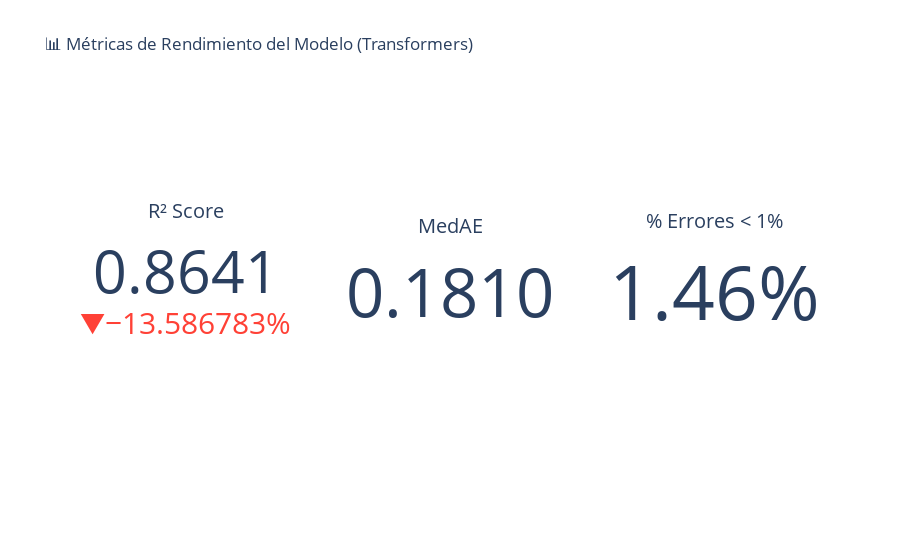

Source (notebook cell):
### Code cell
fig = go.Figure()

# R²
fig.add_trace(go.Indicator(
    mode = "number+delta",
    value = r2,
    delta = {"reference": 1, "relative": True},
    title = {"text": "R² Score"},
    number = {'valueformat': '.4f'},
    domain = {'row': 0, 'column': 0}
))

# MedAE
fig.add_trace(go.Indicator(
    mode = "number",
    value = medae,
    title = {"text": "MedAE"},
    number = {'valueformat': '.4f'},
    domain = {'row': 0, 'column': 1}
))

# % errores < 1%
porcentaje_errores = np.mean(np.abs(errors_b) < 0.01) * 100
fig.add_trace(go.Indicator(
    mode = "number",
    value = porcentaje_errores,
    title = {"text": "% Errores < 1%"},
    number = {'suffix': '%', 'valueformat': '.2f'},
    domain = {'row': 0, 'column': 2}
))

fig.update_layout(
    grid = {'rows': 1, 'columns': 3, 'pattern': "independent"},
    title_text = "📊 Métricas de Rendimiento del Modelo (Transformers)",
    template="plotly_white"
)

fig.show()

### Figure 1 — Plotly figure (JSON) as saved in the notebook; plotly's stock layout.template omitted (floating-point values rounded to 4 significant figures)
{"data": [{"delta": {"reference": 1, "relative": true}, "domain": {"column": 0, "row": 0}, "mode": "number+delta", "number": {"valueformat": ".4f"}, "title": {"text": "R² Score"}, "type": "indicator", "value": 0.8641}, {"domain": {"column": 1, "row": 0}, "mode": "number", "number": {"valueformat": ".4f"}, "title": {"text": "MedAE"}, "type": "indicator", "value": 0.181}, {"domain": {"column": 2, "row": 0}, "mode": "number", "number": {"suffix": "%", "valueformat": ".2f"}, "title": {"text": "% Errores < 1%"}, "type": "indicator", "value": 1.463}], "layout": {"grid": {"columns": 3, "pattern": "independent", "rows": 1}, "title": {"text": "📊 Métricas de Rendimiento del Modelo (Transformers)"}}}
